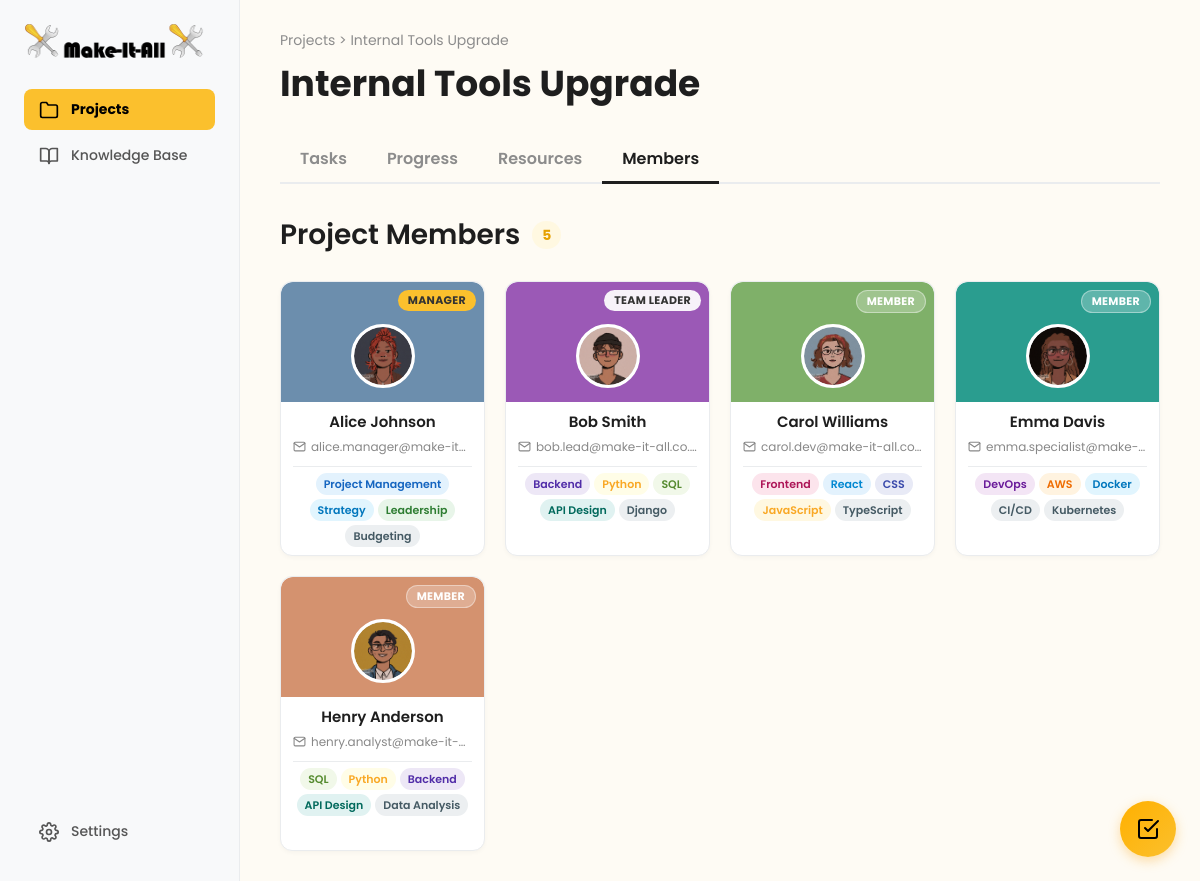
The page /user/project/project-members.php?project_id=3 (signed in) on the database its author committed.
### tables this page shows
CREATE TABLE projects (
    project_id INT AUTO_INCREMENT PRIMARY KEY,
    project_name VARCHAR(255) NOT NULL,
    description TEXT,
    created_by INT NOT NULL COMMENT 'Manager who created the project',
    team_leader_id INT NULL COMMENT 'Assigned team leader',
    start_date DATE NOT NULL,
    deadline DATE NOT NULL,
    estimated_completion_date DATE NULL COMMENT 'Calculated based on velocity',
    completed_date DATE NULL,
    status ENUM('planning', 'active', 'on_hold', 'completed', 'archived') DEFAULT 'active',
    priority ENUM('low', 'medium', 'high') DEFAULT 'medium',
    completion_percentage DECIMAL(5,2) DEFAULT 0.00,
    overdue_tasks_count INT DEFAULT 0,
    resource_level ENUM('sufficient', 'tight', 'under_resourced') DEFAULT 'sufficient',
    created_at TIMESTAMP DEFAULT CURRENT_TIMESTAMP,
    updated_at TIMESTAMP DEFAULT CURRENT_TIMESTAMP ON UPDATE CURRENT_TIMESTAMP,
    archived_at TIMESTAMP NULL,
    FOREIGN KEY (created_by) REFERENCES users(user_id) ON DELETE RESTRICT,
    FOREIGN KEY (team_leader_id) REFERENCES users(user_id) ON DELETE SET NULL,
    INDEX idx_status (status),
    INDEX idx_created_by (created_by),
    INDEX idx_team_leader (team_leader_id),
    INDEX idx_deadline (deadline),
    INDEX idx_priority (priority)
);

CREATE TABLE users (
    user_id INT AUTO_INCREMENT PRIMARY KEY,
    email VARCHAR(255) NOT NULL UNIQUE,
    password_hash VARCHAR(255) NULL COMMENT 'NULL for non-registered employees',
    is_registered BOOLEAN DEFAULT FALSE,
    first_name VARCHAR(100) NOT NULL,
    last_name VARCHAR(100) NOT NULL,
    profile_picture VARCHAR(255) DEFAULT '/default-avatar.png',
    role ENUM('manager', 'team_leader', 'team_member', 'technical_specialist') NOT NULL DEFAULT 'team_member',
    department VARCHAR(100),
    specialties TEXT COMMENT 'JSON array: ["Frontend", "React", "UX Design"]',
    manager_id INT NULL COMMENT 'Self-referencing FK - who manages this user',
    is_active BOOLEAN DEFAULT TRUE,
    last_login TIMESTAMP NULL,
    created_at TIMESTAMP DEFAULT CURRENT_TIMESTAMP,
    updated_at TIMESTAMP DEFAULT CURRENT_TIMESTAMP ON UPDATE CURRENT_TIMESTAMP,
    FOREIGN KEY (manager_id) REFERENCES users(user_id) ON DELETE SET NULL,
    INDEX idx_email (email),
    INDEX idx_role (role),
    INDEX idx_manager (manager_id),
    INDEX idx_is_registered (is_registered),
    INDEX idx_is_active (is_active)
);

CREATE TABLE project_members (
    project_member_id INT AUTO_INCREMENT PRIMARY KEY,
    project_id INT NOT NULL,
    user_id INT NOT NULL,
    project_role ENUM('team_leader', 'member') DEFAULT 'member',
    joined_at TIMESTAMP DEFAULT CURRENT_TIMESTAMP,
    left_at TIMESTAMP NULL COMMENT 'Soft delete - set when member leaves project',
    FOREIGN KEY (project_id) REFERENCES projects(project_id) ON DELETE CASCADE,
    FOREIGN KEY (user_id) REFERENCES users(user_id) ON DELETE CASCADE,
    UNIQUE KEY unique_project_user (project_id, user_id),
    INDEX idx_project (project_id),
    INDEX idx_user (user_id),
    INDEX idx_left_at (left_at)
);

### actions/guard_project_access.php (called while the page is built, shortened)
<?php
function guardProjectAccess(PDO $db, int $projectId, int $userId): array
{
    $stmt = $db->prepare("
        SELECT
            p.project_id,
            p.project_name,
            p.description,
            p.status,
            p.deadline,
            p.team_leader_id,
            p.created_by,
            CASE WHEN p.team_leader_id = :uid THEN 1 ELSE 0 END AS is_team_leader,
            CASE WHEN pm.user_id IS NOT NULL THEN 1 ELSE 0 END AS is_member
        FROM projects p
        LEFT JOIN project_members pm
            ON pm.project_id = p.project_id
           AND pm.user_id = :uid
           AND pm.left_at IS NULL
        WHERE p.project_id = :pid
          AND (
              p.created_by = :uid
              OR p.team_leader_id = :uid
              OR pm.user_id IS NOT NULL
          )
        LIMIT 1
    ");
    $stmt->execute([':pid' => $projectId, ':uid' => $userId]);
    $project = $stmt->fetch(PDO::FETCH_ASSOC);
    $roleLower = strtolower((string)($_SESSION['role'] ?? ''));
    $isManager = ($roleLower === 'manager');
    $isTeamLeaderOfThisProject = ((int)$project['is_team_leader'] === 1);
    $canManageProject = $isManager || $isTeamLeaderOfThisProject;
    $canCloseProject = $isManager;
    return [
        'project' => $project,
        'isManager' => $isManager,
        'isTeamLeaderOfThisProject' => $isTeamLeaderOfThisProject,
        'canManageProject' => $canManageProject,
        'canCloseProject' => $canCloseProject,
    ];
}

### user/project/project-members.php (the view, shortened to what this page needs)
<?php
require_once __DIR__ . "/../../actions/guard_project_access.php";
$projectId = $_SESSION['current_project_id'] ?? null;
$userId = (int) $_SESSION['user_id'];
$database = new Database();
$pdo = $database->getConnection();
$access = guardProjectAccess($pdo, (int) $projectId, $userId);
$project = $access['project'];
$isManager = $access['isManager'];
$bannerColors = [
    '#5B9BD5', '#7FB069', '#9B59B6', '#D4926F', '#45B7B8',
    '#6C8EAD', '#2A9D8F', '#B56576', '#52796F', '#7D8FA0',
];
$specialtyClassMap = [
    'Project Management' => 'spec-project-management',
    'Strategy'           => 'spec-strategy',
    'Leadership'         => 'spec-leadership',
    'Backend'            => 'spec-backend',
    'Python'             => 'spec-python',
    'SQL'                => 'spec-sql',
    'API Design'         => 'spec-api-design',
    'Frontend'           => 'spec-frontend',
    'React'              => 'spec-react',
    'CSS'                => 'spec-css',
    'JavaScript'         => 'spec-javascript',
    'Node.js'            => 'spec-node-js',
    'MongoDB'            => 'spec-mongodb',
    'DevOps'             => 'spec-devops',
    'AWS'                => 'spec-aws',
    'Docker'             => 'spec-docker',
    'CI/CD'              => 'spec-ci-cd',
    'UI Design'          => 'spec-ui-design',
    'Figma'              => 'spec-figma',
    'Prototyping'        => 'spec-prototyping',
];
$stmt = $pdo->prepare("
    SELECT
        u.user_id, u.first_name, u.last_name, u.email,
        u.profile_picture, u.specialties, u.role AS system_role,
        pm.project_role
    FROM project_members pm
    INNER JOIN users u ON u.user_id = pm.user_id
    WHERE pm.project_id = :pid AND pm.left_at IS NULL
    ORDER BY
        CASE pm.project_role
            WHEN 'team_leader' THEN 1
            ELSE 2
        END,
        u.first_name ASC
");
$stmt->execute([':pid' => $projectId]);
$members = $stmt->fetchAll(PDO::FETCH_ASSOC);
$managerId = (int) $project['created_by'];
$teamLeaderId = (int) $project['team_leader_id'];
$managerInList = false;
if (!$managerInList) {
    $stmt = $pdo->prepare("
        SELECT user_id, first_name, last_name, email, profile_picture, specialties, role AS system_role
        FROM users WHERE user_id = :uid
    ");
    $stmt->execute([':uid' => $managerId]);
    $manager = $stmt->fetch(PDO::FETCH_ASSOC);
    if ($manager) {
        $manager['project_role'] = 'manager';
        array_unshift($members, $manager);
    }
}
$memberCount = count($members);
function getMemberColor($uid, $bannerColors, &$colorMap) {
    $color = $bannerColors[array_rand($bannerColors)];
    return $color;
}
?>
<!DOCTYPE html>
<html lang="en">
<head>
    <link rel="stylesheet" href="../dashboard.css">
    <link rel="stylesheet" href="progress.css">
    <link rel="stylesheet" href="project-members.css">
</head>
<body id="project-members-page">
<?php include '../to-do/todo_widget.php'; ?>
<div class="dashboard-container">
    <nav class="sidebar">
        <div class="nav-top">
            <div class="logo-container">
                <img src="../logo.png" alt="Make-It-All Logo" class="logo-icon">
            </div>
            <ul class="nav-main">
                <li class="active-parent">
                    <a href="projects-overview.php"><i data-feather="folder"></i>Projects</a>
                </li>
                <li><a href="../knowledge-base/knowledge-base.html"><i data-feather="book-open"></i>Knowledge Base</a></li>
            </ul>
        </div>
        <div class="nav-footer">
            <ul>
                <li><a href="../settings.php"><i data-feather="settings"></i>Settings</a></li>
            </ul>
        </div>
    </nav>
    <main class="main-content">
        <header class="project-header">
            <div class="project-header-top">
                <div class="breadcrumbs-title">
                    <p class="breadcrumbs"><a href="projects-overview.php">Projects</a> > <span id="project-name-breadcrumb"><?= htmlspecialchars($project['project_name']) ?></span></p>
                    <h1 id="project-name-header"><?= htmlspecialchars($project['project_name']) ?></h1>
                </div>
            </div>
            <nav class="project-nav" id="project-nav-links">
                <a href="#">Tasks</a>
                <a href="#">Progress</a>
                <a href="#">Resources</a>
                <a href="#" class="active">Members</a>
            </nav>
        </header>
        <div class="members-content">
            <div class="members-header">
                <h2>
                    Project Members
                    <span class="members-count-badge" id="members-count"><?= $memberCount ?></span>
                </h2>
            </div>
            <div class="members-grid" id="members-grid">
                <?php foreach ($members as $member): ?>
                    <?php
                        $uid = (int) $member['user_id'];
                        $fullName = htmlspecialchars($member['first_name'] . ' ' . $member['last_name']);
                        $email = htmlspecialchars($member['email']);
                        $profilePic = htmlspecialchars($member['profile_picture']);
                        $bannerColor = getMemberColor($uid, $bannerColors, $_SESSION['employee_colors']);
                        $displayRole = 'Member';
                        $roleClass = 'role-member';
                        if ($uid === $managerId) {
                            $displayRole = 'Manager';
                            $roleClass = 'role-manager';
                        } elseif ($uid === $teamLeaderId || $member['project_role'] === 'team_leader') {
                            $displayRole = 'Team Leader';
                            $roleClass = 'role-team-leader';
                        }
                        $specialties = [];
                        if (!empty($member['specialties'])) {
                            $specialties = json_decode($member['specialties'], true)
                                ?? explode(',', $member['specialties']);
                            $specialties = array_map('trim', $specialties);
                        }
                        $isClickable = $isManager && $uid !== $userId;
                        $cardClasses = 'member-card' . ($isClickable ? ' clickable' : '');
                    ?>
                    <div class="<?= $cardClasses ?>" data-user-id="<?= $uid ?>"<?php if ($isClickable): ?> data-profile-url="../employees/employee-profile.php?id=<?= $uid ?>"<?php endif; ?>>
                        <div class="member-card-top" style="background-color: <?= htmlspecialchars($bannerColor) ?>;">
                            <span class="member-role-badge <?= $roleClass ?>"><?= $displayRole ?></span>
                            <div class="member-avatar">
                                <img src="<?= $profilePic ?>" alt="<?= $fullName ?>">
                            </div>
                        </div>
                        <div class="member-card-body">
                            <h4 class="member-name"><?= $fullName ?></h4>
                            <p class="member-email">
                                <i data-feather="mail"></i>
                                <span><?= $email ?></span>
                            </p>
                            <?php if (!empty($specialties)): ?>
                                <div class="member-specialties">
                                    <?php foreach ($specialties as $skill): ?>
                                        <?php $skillClass = $specialtyClassMap[trim($skill)] ?? 'spec-default'; ?>
                                        <span class="specialty-pill <?= $skillClass ?>">
                                            <?= htmlspecialchars(trim($skill)) ?>
                                        </span>
                                    <?php endforeach; ?>
                                </div>
                            <?php endif; ?>
                        </div>
                    </div>
                <?php endforeach; ?>
            </div>
        </div>
    </main>
</div>
</body>
</html>

### user/dashboard.css (style rules this page uses)
html, body { height: 100%; }
body { background: #FEFBF4; font-family: 'Poppins', sans-serif; margin: 0; height: 100vh; color: #1E1E1E; overflow: hidden; }
* { box-sizing: border-box; }
a { color: #1E1E1E; transition: color 0.2s ease; }
.dashboard-container { display: flex; width: 100%; height: 100vh; }
.sidebar { width: 240px; flex-shrink: 0; background: #F8F9FA; padding: 24px; display: flex; flex-direction: column; justify-content: space-between; border-right: 1px solid #EAECEE; }
.logo-container { display: flex; align-items: center; gap: 8px; font-size: 20px; font-weight: 700; margin-bottom: 30px; }
.logo-icon { width: 180px; height: 35px; }
.sidebar ul { list-style: none; padding: 0; margin: 0; }
.sidebar ul a { display: flex; align-items: center; gap: 12px; padding: 10px 15px; text-decoration: none; color: #555; font-weight: 500; border-radius: 8px; margin-bottom: 5px; font-size: 14px; }
.sidebar ul a svg { width: 20px; height: 20px; }
.sidebar ul.nav-main>li.active-parent>a { background: #FBC02D; color: black; font-weight: 700; }
.main-content { flex: 1; padding: 0; display: flex; flex-direction: column; min-height: 0; overflow-y: auto; height: 100vh; }
.project-header { display: flex; flex-direction: column; padding: 30px 40px 0 40px; flex-shrink: 0; }
.project-header-top { display: flex; justify-content: space-between; align-items: center; width: 100%; }
.breadcrumbs-title { display: flex; flex-direction: column; }
.breadcrumbs { font-size: 14px; color: #8C8C8C; margin: 0; }
.breadcrumbs a { color: #8C8C8C; text-decoration: none; transition: color 0.2s ease; }
.project-header h1 { font-size: 36px; font-weight: 700; margin: 5px 0 10px 0; }
.project-nav { display: flex; border-bottom: 2px solid #EAECEE; margin-top: 15px; }
.project-nav a { padding: 10px 20px; text-decoration: none; color: #8C8C8C; font-weight: 600; font-size: 16px; margin-bottom: -2px; border-bottom: 3px solid transparent; }
.project-nav a.active { color: #1E1E1E; border-bottom-color: #1E1E1E; }

### rows shown on the page
projects: project_name "Internal Tools Upgrade"
users: displayRole "MANAGER", profile_picture (picture), fullName "Alice Johnson", email "alice.manager@make-it…", specialties "Project Management", specialties "Strategy", specialties "Leadership", specialties "Budgeting"
project_members: displayRole "TEAM LEADER", user.profile_picture (picture), user.last_name "Bob Smith", user.email "bob.lead@make-it-all.co.…", user.specialties "Backend", user.specialties "Python", user.specialties "SQL", user.specialties "API Design", user.specialties "Django"
project_members: displayRole "MEMBER", user.profile_picture (picture), user.last_name "Carol Williams", user.email "carol.dev@make-it-all.co…", user.specialties "Frontend", user.specialties "React", user.specialties "CSS", user.specialties "JavaScript", user.specialties "TypeScript"
project_members: displayRole "MEMBER", user.profile_picture (picture), user.last_name "Emma Davis", user.email "emma.specialist@make-…", user.specialties "DevOps", user.specialties "AWS", user.specialties "Docker", user.specialties "CI/CD", user.specialties "Kubernetes"
project_members: displayRole "MEMBER", user.profile_picture (picture), user.last_name "Henry Anderson", user.email "henry.analyst@make-it-…", user.specialties "SQL", user.specialties "Python", user.specialties "Backend", user.specialties "API Design", user.specialties "Data Analysis"

### other values the page prints
$memberCount "5"
